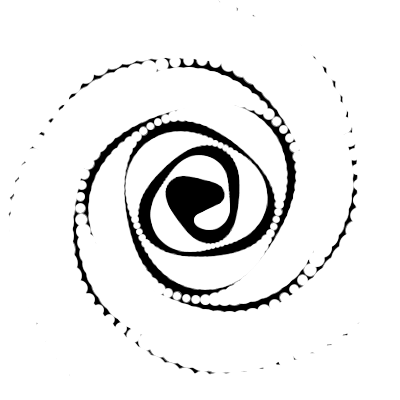
Frame 1 (no input)
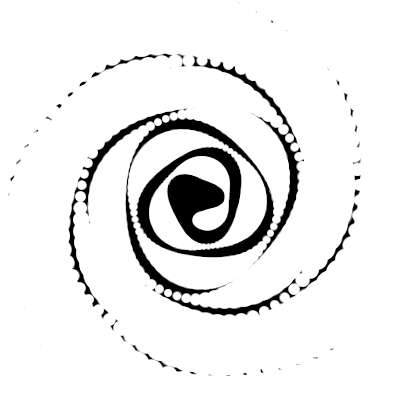
Frame 60 (the mouse pressed at the canvas centre just before this capture)
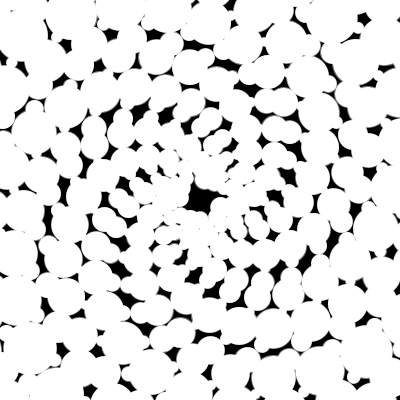
Frame 120 (the mouse held since frame 60 and released just before this capture)

The Processing sketch that drew these frames (run headless with seeded random() and noise(); from frame 60 on, the mouse is pressed at the canvas centre):

// Processing sketch: processing_154879
// ── processing_154879.pde

/* OpenProcessing Tweak of *@*http://www.openprocessing.org/sketch/153493*@* */
/* !do not delete the line above, required for linking your tweak if you upload again */
// Sketch: Blubby_Spiral_2.pde
/** This tweak of 'Blubby Spiral' uses variable radius and angle steps.
 Press any key to create a random scene or press mouse button to change the animation!
 Tags: spiral, circles, animation, blubby
*/
int num=1000;
float as, rs, theta;
 
void setup() 
{
  size(400, 400);
  stroke(255, 128);
  keyPressed();
}

void keyPressed()
{
  if (key == 's') save("Blubby_Spiral_2.png");
  else 
  {
    as = radians(random(1,8));
    rs = random(0.2, 1.0);
  }
}

void draw() 
{
  if (mousePressed) 
  {
    as = map(mouseX, 0,width,   1.1, 8.1);
    rs = map(mouseY, 0,height, 0.25, 1.0);
  }
  background(0);
  float x, y, sq, angle=0, radius=20;
  for (int i=0; i<num; i++) {
    x = width/2 + sin(angle)*radius;
    y = height/2 + cos(angle)*radius;
    float sz = map(sin(theta+TWO_PI/num*i*40), -1, 1, 20, 100);
    float scal = 0.2+1.0/num*i;
    ellipse(x, y, sz*scal, sz*scal);
    angle += as;
    radius += rs;
  }
  theta -= 0.1;
}
